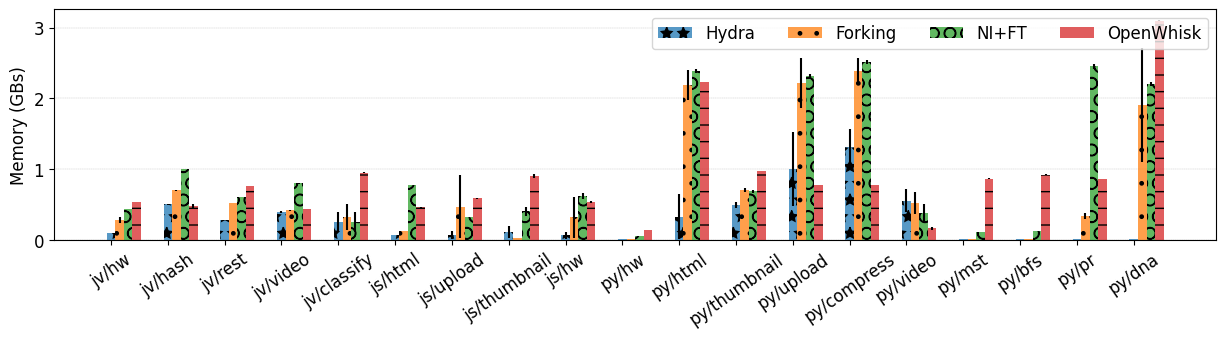

Python code for this plot:
#!/usr/bin/env python

declarations = __import__("sandboxes-declarations")
import results
import matplotlib.pyplot as plt
import numpy as np

experiment = declarations.experiment
benchmark_labels = declarations.benchmark_labels
isolate_benchmark_path = declarations.isolate_benchmark_path
process_benchmark_path = declarations.process_benchmark_path
openwhisk_benchmark_path = declarations.openwhisk_benchmark_path
nitf_benchmark_path = declarations.nitf_benchmark_path
snapshot_benchmark_path = declarations.snapshot_benchmark_path

# Memory footprint in GBs.
isolate_mem_avg = {}
isolate_mem_std = {}
process_mem_avg = {}
process_mem_std = {}
openwhisk_mem_avg = {}
openwhisk_mem_std = {}
nift_mem_avg = {}
nift_mem_std = {}
snapshot_mem_avg = {}
snapshot_mem_std = {}

# Processing results.
for idx, path in enumerate(isolate_benchmark_path):
    isolate_mem_avg[idx] = results.process_result(experiment + path)["mem_avg"]
    isolate_mem_std[idx] = results.process_result(experiment + path)["mem_std"]
for idx, path in enumerate(process_benchmark_path):
    process_mem_avg[idx] = results.process_result(experiment + path)["mem_avg"]
    process_mem_std[idx] = results.process_result(experiment + path)["mem_std"]
for idx, path in enumerate(openwhisk_benchmark_path):
    openwhisk_mem_avg[idx] = results.process_result(experiment + path)["mem_avg"]
    openwhisk_mem_std[idx] = results.process_result(experiment + path)["mem_std"]
for idx, path in enumerate(nitf_benchmark_path):
    nift_mem_avg[idx] = results.process_result(experiment + path)["mem_avg"]
    nift_mem_std[idx] = results.process_result(experiment + path)["mem_std"]
for idx, path in enumerate(snapshot_benchmark_path):
    snapshot_mem_avg[idx] = results.process_result(experiment + path)["mem_avg"]
    snapshot_mem_std[idx] = results.process_result(experiment + path)["mem_std"]

# Scale openwhisk and snapshot to 2GB.
for idx, path in enumerate(openwhisk_benchmark_path):
    openwhisk_mem_avg[idx] = openwhisk_mem_avg[idx] * (2048 / declarations.openwhisk_mem_factor[idx])
for idx, path in enumerate(snapshot_benchmark_path):
    snapshot_mem_avg[idx] = snapshot_mem_avg[idx] * (2048 / declarations.snapshot_mem_factor[idx])
for idx, path in enumerate(nitf_benchmark_path):
    nift_mem_avg[idx] = nift_mem_avg[idx] * (2048 / declarations.nift_mem_factor[idx])

x = np.arange(len(benchmark_labels))
width = 0.15

plt.rcParams.update({'font.size': 12})
fig, ax = plt.subplots()
ax.bar(x + 0*width, isolate_mem_avg.values(),   yerr=isolate_mem_std.values(),   width=width, hatch='*', label='Hydra', alpha=0.75)
ax.bar(x + 1*width, process_mem_avg.values(),   yerr=process_mem_std.values(),   width=width, hatch='.', label='Forking',  alpha=0.75)
ax.bar(x + 2*width, nift_mem_avg.values(),      yerr=nift_mem_std.values(),      width=width, hatch='O', label='NI+FT',    alpha=0.75)
#ax.bar(x + 3*width, snapshot_mem_avg.values(),  yerr=snapshot_mem_std.values(),  width=width, hatch='/', label='VM Snapshot', alpha=0.75)
ax.bar(x + 3*width, openwhisk_mem_avg.values(), yerr=openwhisk_mem_std.values(), width=width, hatch='-', label='OpenWhisk',  alpha=0.75)

ax.set_ylabel('Memory (GBs)')
ax.set_xticks(x, benchmark_labels)

# Uncomment to hide xticks.
#plt.tick_params(
#    axis='x',          # changes apply to the x-axis
#    which='both',      # both major and minor ticks are affected
#    bottom=False,      # ticks along the bottom edge are off
#    top=False,         # ticks along the top edge are off
#    labelbottom=False) # labels along the bottom edge are off
ax.set_axisbelow(True)
plt.grid(axis = 'y', linestyle = '--', linewidth = 0.25)
plt.xticks(rotation = 35)
#ax.set_ylim(ymax=2.1)
#ax.set_xlim(xmin=-.25, xmax=14.7)
fig.set_figwidth(15)
fig.set_figheight(3)

ax.legend(ncol=5, loc='upper right')
plt.savefig("sandboxes-memory.pdf", bbox_inches='tight')
plt.savefig("sandboxes-memory.png", bbox_inches='tight')
